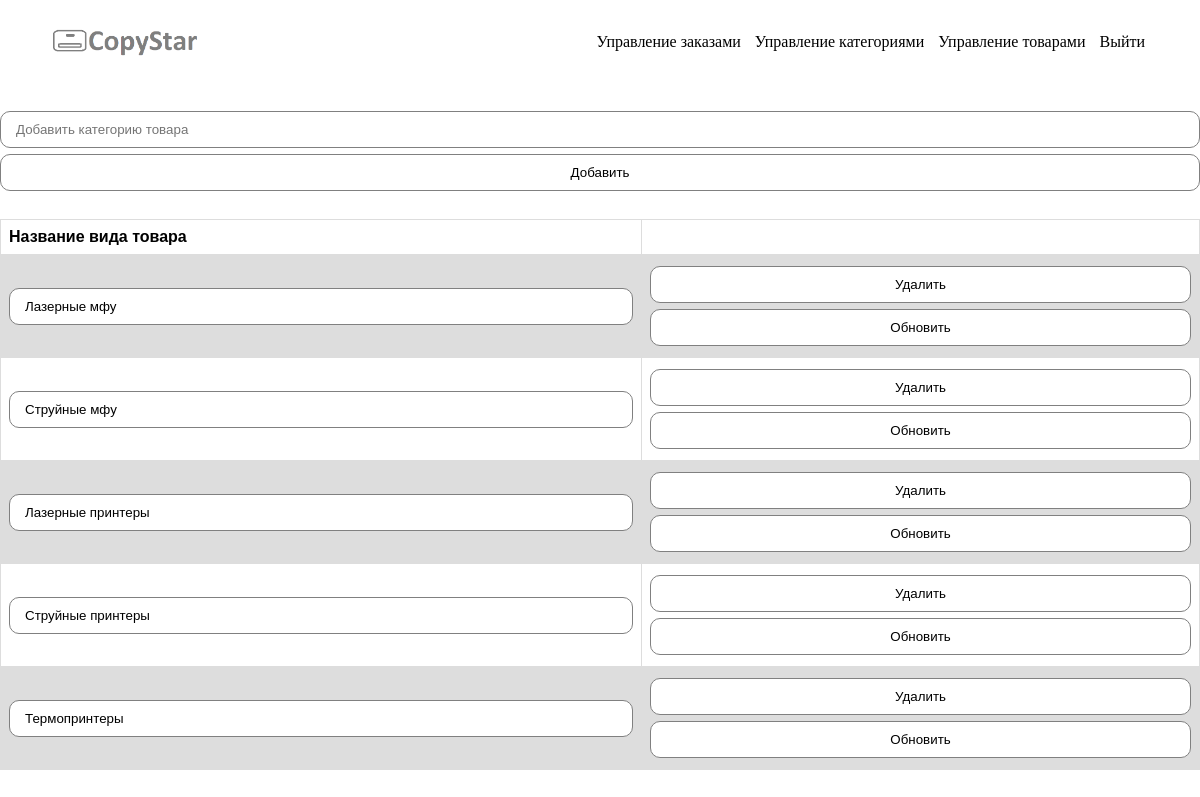
The app's page /admin-category.php (signed in) with its own data.
### tables this page shows
CREATE TABLE `product_types` (
  `id_product_type` int(11) NOT NULL,
  `product_type_name` varchar(50) NOT NULL
);

### database/dboperations.php (called while the page is built, shortened)
<?php
function getAll($query)
{
    require 'connect.php';
    $query = mysqli_query($connect, $query);
    if (mysqli_num_rows($query) > 0) {
        return mysqli_fetch_all($query, MYSQLI_ASSOC);
    } else {
        return false;
    }
}
class DBOperations
{
    public function getAllProductTypes()
    {
        return getAll("
            select * from product_types
        ");
    }
}
?>

### admin-category.php (the view, shortened to what this page needs)
<?php
    require_once 'database/dboperations.php';
    $product_types = $db->getAllProductTypes();
?>
<!DOCTYPE html>
<html lang="en">
<head>
    <?php require_once 'templates/head.php' ?>
</head>
<body>
    <?php require_once 'templates/header.php' ?>
    <div class="container">
        <form method="post">
            <input type="text" name="product_type_name" placeholder="Добавить категорию товара" required>
            <button name='add'>Добавить</button>
        </form>
        <table>
            <tr>
                <th>Название вида товара</th>
                <th></th>
            </tr>
            <?php foreach($product_types as $type): ?>
                <tr>
                    <form method="post">
                        <td><input type="text" name="product_type_name" value="<?= $type['product_type_name'] ?>"></td>
                        <td>
                            <button name='delete' value='<?= $type['id_product_type'] ?>'>Удалить</button>
                            <button name='update' value='<?= $type['id_product_type'] ?>'>Обновить</button>
                        </td>
                    </form>
                </tr>
            <?php endforeach; ?>
        </table>
    </div>
</body>
</html>

### assets/css/style.css (style rules this page uses)
*, *::before, *::after { margin: 0; padding: 0; box-sizing: border-box; }
input, button, select { width: 100%; padding: 10px 15px; border: 1px solid grey; border-radius: 10px; outline: none; margin: 3px 0; }
button { cursor: pointer; background-color: white; transition: linear .2s; }
.container { max-width: 1600px; margin: 0 auto; }
table { font-family: arial, sans-serif; border-collapse: collapse; width: 100%; }
td, th { border: 1px solid #dddddd; text-align: left; padding: 8px; }
tr:nth-child(even) { background-color: #dddddd; }
form { margin: 25px auto; }

### records on screen
product_types: product_type_name "Лазерные мфу", $type['id_product_type'] 1 (drawn)
product_types: product_type_name "Струйные мфу", $type['id_product_type'] 2 (drawn)
product_types: product_type_name "Лазерные принтеры", $type['id_product_type'] 3 (drawn)
product_types: product_type_name "Струйные принтеры", $type['id_product_type'] 4 (drawn)
product_types: product_type_name "Термопринтеры", $type['id_product_type'] 5 (drawn)
